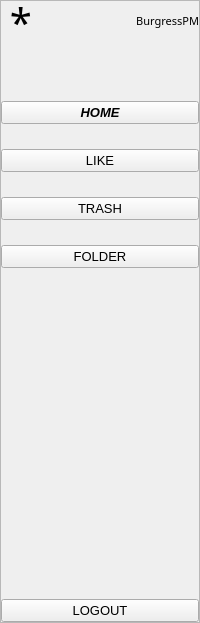
     <widget class="QFrame" name="frame_smenu">
      <property name="frameShape">
       <enum>QFrame::StyledPanel</enum>
      </property>
      <property name="frameShadow">
       <enum>QFrame::Raised</enum>
      </property>
      <layout class="QVBoxLayout" name="verticalLayout_3">
       <property name="spacing">
        <number>60</number>
       </property>
       <property name="leftMargin">
        <number>0</number>
       </property>
       <property name="topMargin">
        <number>0</number>
       </property>
       <property name="rightMargin">
        <number>0</number>
       </property>
       <property name="bottomMargin">
        <number>0</number>
       </property>
       <item>
        <layout class="QHBoxLayout" name="horizontalLayout_menu_shead">
         <property name="topMargin">
          <number>0</number>
         </property>
         <item>
          <widget class="QLabel" name="label_simg">
           <property name="minimumSize">
            <size>
             <width>40</width>
             <height>40</height>
            </size>
           </property>
           <property name="maximumSize">
            <size>
             <width>40</width>
             <height>40</height>
            </size>
           </property>
           <property name="font">
            <font>
             <family>Social Media Circled</family>
             <pointsize>30</pointsize>
            </font>
           </property>
           <property name="text">
            <string>*</string>
           </property>
           <property name="alignment">
            <set>Qt::AlignCenter</set>
           </property>
          </widget>
         </item>
         <item>
          <widget class="QLabel" name="label_stitle">
           <property name="font">
            <font>
             <family>Algerian</family>
             <pointsize>8</pointsize>
            </font>
           </property>
           <property name="text">
            <string>BurgressPM</string>
           </property>
           <property name="alignment">
            <set>Qt::AlignRight|Qt::AlignTrailing|Qt::AlignVCenter</set>
           </property>
          </widget>
         </item>
        </layout>
       </item>
       <item>
        <layout class="QVBoxLayout" name="verticalLayout_menu_sbtn">
         <property name="spacing">
          <number>25</number>
         </property>
         <item>
          <widget class="QPushButton" name="btn_shome">
           <property name="font">
            <font>
             <pointsize>10</pointsize>
             <weight>75</weight>
             <italic>true</italic>
             <bold>true</bold>
            </font>
           </property>
           <property name="text">
            <string>HOME</string>
           </property>
           <property name="icon">
            <iconset resource="image.qrc">
             <normaloff>:/icons/feather/home.svg</normaloff>:/icons/feather/home.svg</iconset>
           </property>
           <property name="iconSize">
            <size>
             <width>32</width>
             <height>32</height>
            </size>
           </property>
          </widget>
         </item>
         <item>
          <widget class="QPushButton" name="btn_slike">
           <property name="font">
            <font>
             <pointsize>10</pointsize>
             <weight>50</weight>
             <italic>false</italic>
             <bold>false</bold>
            </font>
           </property>
           <property name="text">
            <string>LIKE</string>
           </property>
           <property name="icon">
            <iconset resource="image.qrc">
             <normaloff>:/icons/feather/star.svg</normaloff>:/icons/feather/star.svg</iconset>
           </property>
           <property name="iconSize">
            <size>
             <width>32</width>
             <height>32</height>
            </size>
           </property>
          </widget>
         </item>
         <item>
          <widget class="QPushButton" name="btn_strash">
           <property name="font">
            <font>
             <pointsize>10</pointsize>
            </font>
           </property>
           <property name="text">
            <string>TRASH</string>
           </property>
           <property name="icon">
            <iconset resource="image.qrc">
             <normaloff>:/icons/feather/trash-2.svg</normaloff>:/icons/feather/trash-2.svg</iconset>
           </property>
           <property name="iconSize">
            <size>
             <width>32</width>
             <height>32</height>
            </size>
           </property>
          </widget>
         </item>
         <item>
          <widget class="QPushButton" name="btn_sfolder">
           <property name="font">
            <font>
             <pointsize>10</pointsize>
            </font>
           </property>
           <property name="text">
            <string>FOLDER</string>
           </property>
           <property name="icon">
            <iconset resource="image.qrc">
             <normaloff>:/icons/feather/folder.svg</normaloff>:/icons/feather/folder.svg</iconset>
           </property>
           <property name="iconSize">
            <size>
             <width>32</width>
             <height>32</height>
            </size>
           </property>
          </widget>
         </item>
        </layout>
       </item>
       <item>
        <spacer name="verticalSpacer_2">
         <property name="orientation">
          <enum>Qt::Vertical</enum>
         </property>
         <property name="sizeHint" stdset="0">
          <size>
           <width>20</width>
           <height>271</height>
          </size>
         </property>
        </spacer>
       </item>
       <item>
        <widget class="QPushButton" name="btn_slogout">
         <property name="font">
          <font>
           <pointsize>10</pointsize>
          </font>
         </property>
         <property name="text">
          <string>LOGOUT</string>
         </property>
         <property name="icon">
          <iconset resource="image.qrc">
           <normaloff>:/icons/feather/log-out.svg</normaloff>:/icons/feather/log-out.svg</iconset>
         </property>
         <property name="iconSize">
          <size>
           <width>32</width>
           <height>32</height>
          </size>
         </property>
        </widget>
       </item>
      </layout>
     </widget>
